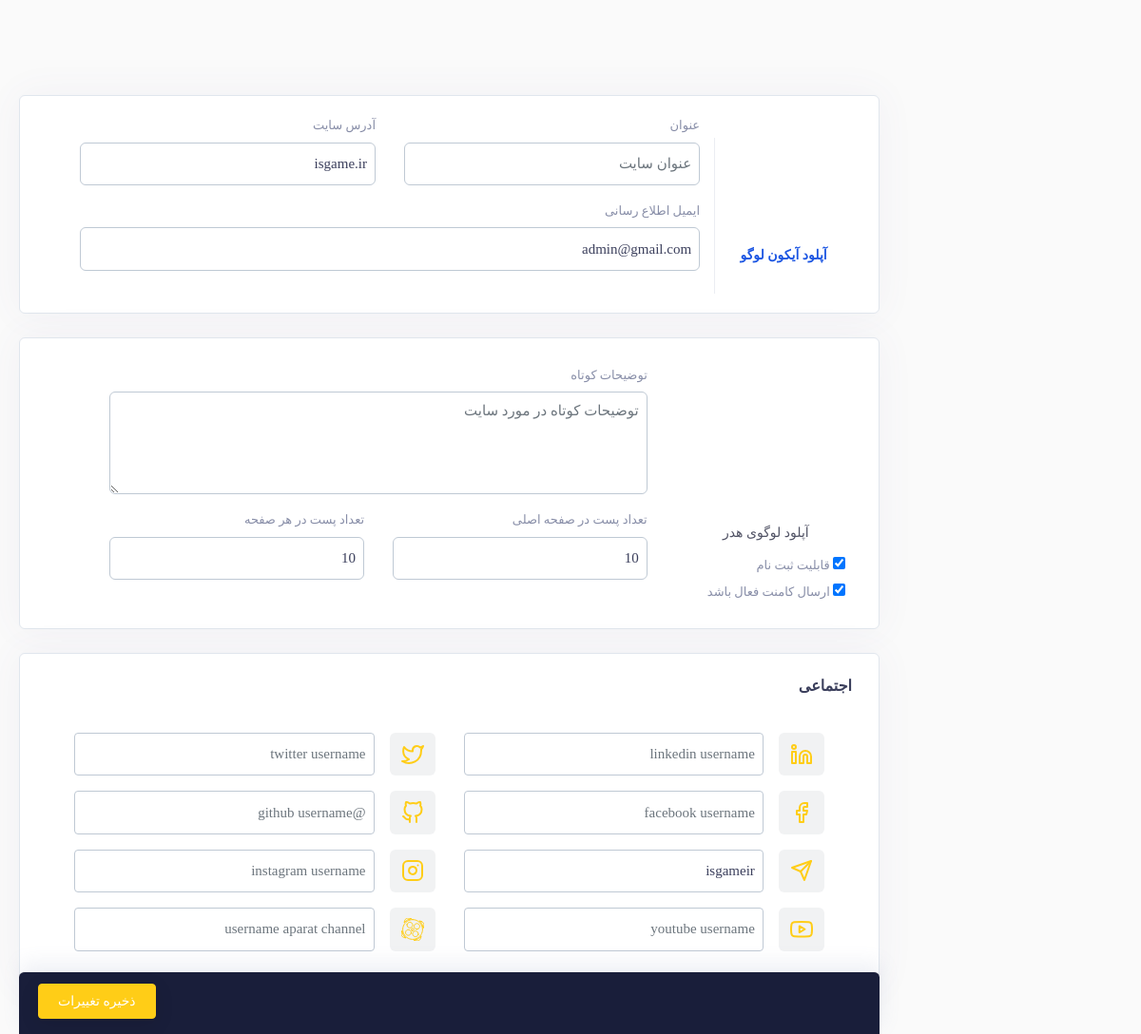
The app's page /dashbaord/setting/, older data.
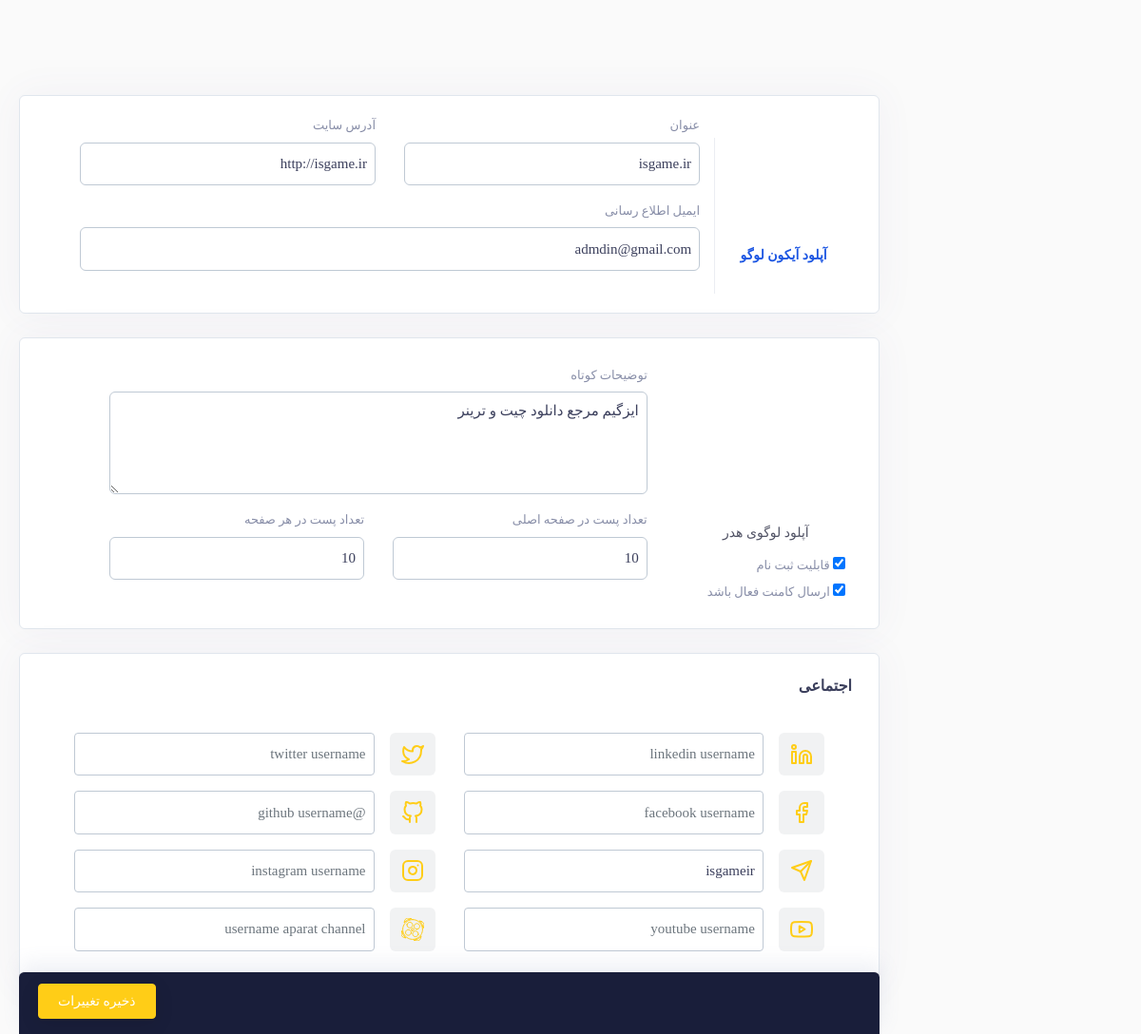
The same page, newer data.
### SiteModule/models.py (models this page shows)
class PublicSettings(models.Model):
    title=models.CharField(max_length=100)
    description=models.TextField()
    socialLinks=models.OneToOneField(SocialMediaLink,on_delete=models.CASCADE,unique=True,blank=True,null=True)
    url=models.URLField(default="isgame.ir")
    email=models.EmailField(default="admin@gmail.com")
    logoIcon=models.ImageField(upload_to='SiteSetting/Logo',null=True,blank=True)
    logoSite=models.ImageField(upload_to='SiteSetting/Logo',null=True,blank=True)
    post_per_homePage=models.IntegerField(max_length=3,default=10)
    post_per_cat=models.IntegerField(max_length=3,default=10)
    is_Register=models.BooleanField(default=1)
    is_Comment=models.BooleanField(default=1)

### SiteModule/views.py (the view)
# urls.py: path('',Manage_Settings,name="manage_settings")
def Manage_Settings(request):
    print(PublicSettings.objects.first())
    form1 = SettingForm(instance=PublicSettings.objects.first())
    social_link_instance =SocialMediaLink.objects.filter(user=None).first()
    form2=SocialLinkForm(instance=social_link_instance)
    if (request.method == "POST"):
        form1 = SettingForm(request.POST, request.FILES, instance=PublicSettings.objects.first())
        form2 = SocialLinkForm(request.POST,instance=social_link_instance)
        if (form1.is_valid() and form2.is_valid()):
            form2.save()
            form1.save()
        return redirect(reverse('manage_settings'))
    else:
        return render(request,'Settings/Setting.html',{
            'form1':form1,
             'form2':form2
        })

### SiteModule/templates/Settings/Setting.html (shortened to what the changed rows need)
{% extends 'shared/base.html' %}
{% load static %}
{% load poll_extras %}
{% block header_reference %}
    <link rel="stylesheet" href="{% static 'admin_panel/assets/css/users/account-setting.css' %}">
    <link rel="stylesheet" href="{% static 'admin_panel/plugins/dropify/dropify.min.css' %}">
            <link rel="stylesheet" href="{% static 'admin_panel/plugins/sweetalerts/sweetalert2.min.css' %}">
{% endblock %}
{% block content %}
    <div class="row layout-spacing mx-auto">
            <div class="col-lg-12   ">
                <div class="account-content">
                    <div class="scrollspy-example" data-spy="scroll" data-target="#account-settings-scroll"
                         data-offset="-100">
                        <div class="row">
                            <div class="col-xl-12 col-lg-12 col-md-12 layout-spacing">
                                <div id="general-info" class="section general-info">
                                    <div class="info">
                                        <div class="row">
                                            <div class="col-lg-11 mx-auto">
                                                <div class="row " style="justify-content:center">
                                                    <div class="col-xl-10 col-lg-12 col-md-8 mt-md-0 mt-4">
                                                        <div class="form">
                                                            <div class="row">
                                                                <div class="col-sm-6">
                                                                    <div class="form-group">
                                                                        <label for="title">عنوان</label>
                                                                        {{form1.title}}
                                                                    </div>
                                                                </div>
                                                                <div class="col-sm-6">
                                                                    <div class="form-group">
                                                                        <label for="url">آدرس سایت</label>
                                                                        {{form1.url}}
                                                                    </div>
                                                                </div>
                                                            </div>
                                                            <div class="row">
                                                                 <div class="col-sm-12">
                                                                    <div class="form-group">
                                                                        <label for="email">ایمیل اطلاع رسانی</label>
                                                                     {{form1.email}}
                                                                    </div>
                                                                </div>
                                                            </div>
                                                        </div>
                                                    </div>
                                                </div>
                                            </div>
                                        </div>
                                    </div>
                                </div>
                            </div>
                            <div class="col-xl-12 col-lg-12 col-md-12 layout-spacing">
                                <div id="about" class="section about">
                                    <div class="info">
                                        <div class="row mt-2" style="height:200px">
                                            <div class="col-md-8 ">
                                                <div class="form-group">
                                                    <label for="description">توضیحات کوتاه</label>
                                                        {{form1.description}}
                                                    </div>
                                                        <div class="row">
                                                                 <div class="col-sm-6">
                                                                    <div class="form-group">
                                                                        <label for="post_per_homePage">تعداد پست در صفحه اصلی </label>
                                                                        {{form1.post_per_homePage}}
                                                                    </div>
                                                                </div>
                                                                 <div class="col-sm-6">
                                                                    <div class="form-group">
                                                                        <label for="post_per_cat">تعداد پست در هر صفحه</label>
                                                                        {{form1.post_per_cat}}
                                                                    </div>
                                                                </div>
                                                            </div>
                                            </div>
                                        </div>
                                        <div class="row mx-auto">
                                                        <div class="n-chk col-xl-12 col-lg-12 col-md-12 col-sm-12">
                                                <label class="new-control new-checkbox checkbox-success">
                                                  {{form1.is_Register}}
                                                  قابلیت ثبت نام
                                                </label>
                                            </div>
                                                    <div class="n-chk col-xl-12 col-lg-12 col-md-12 col-sm-12">
                                                <label class="new-control new-checkbox checkbox-success">
                                                    {{form1.is_Comment}}
                                                    ارسال کامنت فعال باشد
                                                </label>
                                            </div>
                                        </div>
                                    </div>
                                </div>
                            </div>
                        </div>
                    </div>
                </div>
            </div>
    </div>
{% endblock %}

Row changes from the older to the newer data that the page shows:
added PublicSettings: title "isgame.ir", url "http://isgame.ir", email "admdin@gmail.com", description "ایزگیم مرجع دانلود چیت و ترینر", post_per_homePage "10", post_per_cat "10", is_Register "☑", is_Comment "☑"
Text that changed along with them:
form field url: "isgame.ir" → (not shown)
form field email: "admin@gmail.com" → (not shown)
form field post_per_homePage: "10" → (not shown)
form field post_per_cat: "10" → (not shown)
form field is_Register: "☑" → (not shown)
form field is_Comment: "☑" → (not shown)
